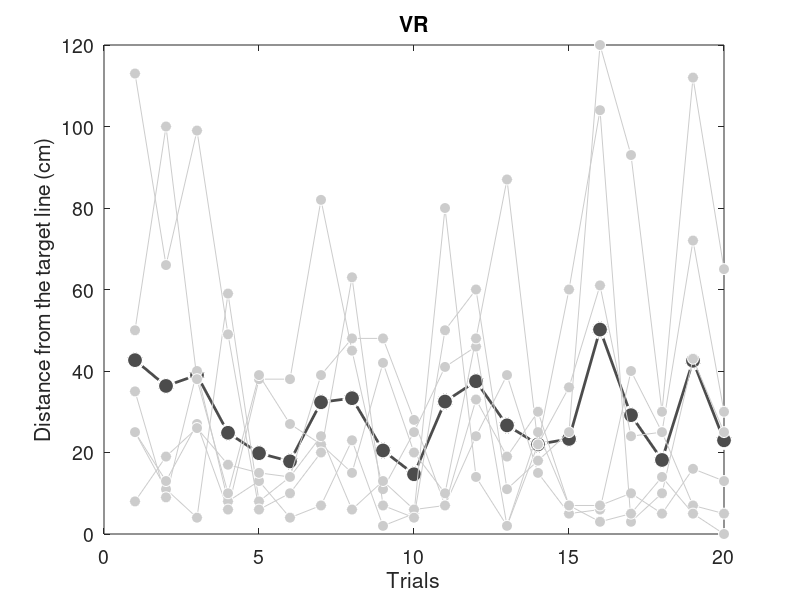

MATLAB code to generate this figure:
load('scores.mat')

VR0_6h_abs = abs(VR0_6h_diff);
VR0_6h_abs_each = mean(VR0_6h_abs, 2);

x = 1:20;


figure('Position', [100 100 700 400]);
plot(x, VR0_6h_abs_each', '-o', ...
    'LineWidth', 2, ...
    'MarkerSize', 12, ...
    'MarkerFaceColor', dark_gray, ...
    'MarkerEdgeColor', white, ...
    'Color', dark_gray)

ylim([0, 120])
h = gca;
set(h, 'FontSize', 14)

xlabel('Trials')
ylabel('Distance from the target line (cm)')
title('VR')

for i = 1:VR0_number
    hold on
    y = VR0_6h_abs(:,i);
    plot(x, y', '-o', ...
    'MarkerSize', 8, ...
    'MarkerFaceColor', light_gray, ...
    'MarkerEdgeColor', white, ...
    'Color', light_gray)
end

hold off

saveas(gcf,'./data/figures/VR0_6h_test','epsc')
